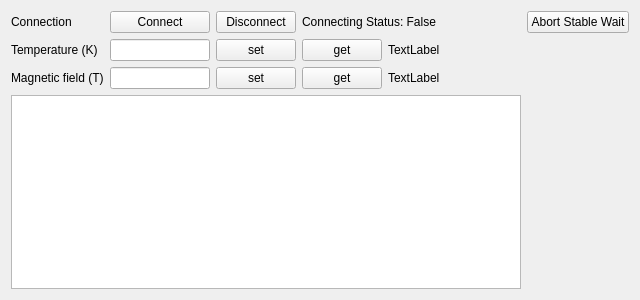
<?xml version="1.0" encoding="UTF-8"?>
<ui version="4.0">
 <class>Form</class>
 <widget class="QWidget" name="Form">
  <property name="geometry">
   <rect>
    <x>0</x>
    <y>0</y>
    <width>640</width>
    <height>300</height>
   </rect>
  </property>
  <property name="windowTitle">
   <string>Form</string>
  </property>
  <layout class="QVBoxLayout" name="verticalLayout">
   <item>
    <layout class="QGridLayout" name="gridLayout">
     <item row="0" column="0">
      <widget class="QLabel" name="label_connection">
       <property name="text">
        <string>Connection</string>
       </property>
      </widget>
     </item>
     <item row="0" column="1">
      <widget class="QPushButton" name="connect_pushButton">
       <property name="text">
        <string>Connect</string>
       </property>
      </widget>
     </item>
     <item row="0" column="2">
      <widget class="QPushButton" name="disconnect_pushButton">
       <property name="text">
        <string>Disconnect</string>
       </property>
      </widget>
     </item>
     <item row="0" column="3" colspan="3">
      <widget class="QLabel" name="connectionStatus_label">
       <property name="text">
        <string>Connecting Status: False</string>
       </property>
       <property name="textInteractionFlags">
        <set>Qt::LinksAccessibleByKeyboard|Qt::LinksAccessibleByMouse|Qt::TextBrowserInteraction|Qt::TextSelectableByKeyboard|Qt::TextSelectableByMouse</set>
       </property>
      </widget>
     </item>
     <item row="0" column="6">
      <widget class="QPushButton" name="abortStable_pushButton">
       <property name="text">
        <string>Abort Stable Wait</string>
       </property>
      </widget>
     </item>
     <item row="1" column="0">
      <widget class="QLabel" name="label">
       <property name="text">
        <string>Temperature (K)</string>
       </property>
      </widget>
     </item>
     <item row="1" column="1">
      <widget class="QLineEdit" name="lineEdit">
       <property name="minimumSize">
        <size>
         <width>100</width>
         <height>0</height>
        </size>
       </property>
       <property name="maximumSize">
        <size>
         <width>100</width>
         <height>16777215</height>
        </size>
       </property>
      </widget>
     </item>
     <item row="1" column="2">
      <widget class="QPushButton" name="pushButton">
       <property name="text">
        <string>set</string>
       </property>
      </widget>
     </item>
     <item row="1" column="3">
      <widget class="QPushButton" name="pushButton_3">
       <property name="text">
        <string>get</string>
       </property>
      </widget>
     </item>
     <item row="1" column="4" colspan="2">
      <widget class="QLabel" name="label_3">
       <property name="text">
        <string>TextLabel</string>
       </property>
       <property name="textInteractionFlags">
        <set>Qt::LinksAccessibleByKeyboard|Qt::LinksAccessibleByMouse|Qt::TextBrowserInteraction|Qt::TextSelectableByKeyboard|Qt::TextSelectableByMouse</set>
       </property>
      </widget>
     </item>
     <item row="2" column="0">
      <widget class="QLabel" name="label_2">
       <property name="text">
        <string>Magnetic field (T)</string>
       </property>
      </widget>
     </item>
     <item row="2" column="1">
      <widget class="QLineEdit" name="lineEdit_2">
       <property name="minimumSize">
        <size>
         <width>100</width>
         <height>0</height>
        </size>
       </property>
       <property name="maximumSize">
        <size>
         <width>100</width>
         <height>16777215</height>
        </size>
       </property>
      </widget>
     </item>
     <item row="2" column="2">
      <widget class="QPushButton" name="pushButton_2">
       <property name="text">
        <string>set</string>
       </property>
      </widget>
     </item>
     <item row="2" column="3">
      <widget class="QPushButton" name="pushButton_4">
       <property name="text">
        <string>get</string>
       </property>
      </widget>
     </item>
     <item row="2" column="4" colspan="2">
      <widget class="QLabel" name="label_4">
       <property name="text">
        <string>TextLabel</string>
       </property>
       <property name="textInteractionFlags">
        <set>Qt::LinksAccessibleByKeyboard|Qt::LinksAccessibleByMouse|Qt::TextBrowserInteraction|Qt::TextSelectableByKeyboard|Qt::TextSelectableByMouse</set>
       </property>
      </widget>
     </item>
     <item row="3" column="0" colspan="6">
      <widget class="QTextEdit" name="logStatus_textEdit">
       <property name="readOnly">
        <bool>true</bool>
       </property>
      </widget>
     </item>
    </layout>
   </item>
  </layout>
 </widget>
 <resources/>
 <connections/>
</ui>
